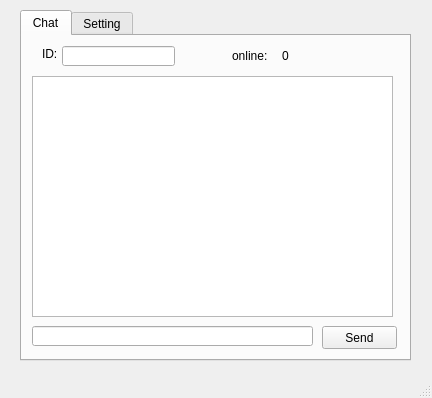
<?xml version="1.0" encoding="UTF-8"?>
<ui version="4.0">
 <class>MainWindow</class>
 <widget class="QMainWindow" name="MainWindow">
  <property name="geometry">
   <rect>
    <x>0</x>
    <y>0</y>
    <width>432</width>
    <height>398</height>
   </rect>
  </property>
  <property name="windowTitle">
   <string>MainWindow</string>
  </property>
  <widget class="QWidget" name="centralwidget">
   <widget class="QTabWidget" name="tabWidget">
    <property name="geometry">
     <rect>
      <x>20</x>
      <y>10</y>
      <width>391</width>
      <height>351</height>
     </rect>
    </property>
    <property name="currentIndex">
     <number>0</number>
    </property>
    <widget class="QWidget" name="tab_3">
     <attribute name="title">
      <string>Chat</string>
     </attribute>
     <widget class="QListWidget" name="listWidget">
      <property name="geometry">
       <rect>
        <x>10</x>
        <y>40</y>
        <width>361</width>
        <height>241</height>
       </rect>
      </property>
     </widget>
     <widget class="QLineEdit" name="lineEdit">
      <property name="geometry">
       <rect>
        <x>10</x>
        <y>290</y>
        <width>281</width>
        <height>20</height>
       </rect>
      </property>
     </widget>
     <widget class="QPushButton" name="pushButton">
      <property name="geometry">
       <rect>
        <x>300</x>
        <y>290</y>
        <width>75</width>
        <height>23</height>
       </rect>
      </property>
      <property name="text">
       <string>Send</string>
      </property>
     </widget>
     <widget class="QLabel" name="label_6">
      <property name="geometry">
       <rect>
        <x>210</x>
        <y>10</y>
        <width>51</width>
        <height>20</height>
       </rect>
      </property>
      <property name="layoutDirection">
       <enum>Qt::LeftToRight</enum>
      </property>
      <property name="text">
       <string>online:</string>
      </property>
     </widget>
     <widget class="QLabel" name="label_7">
      <property name="geometry">
       <rect>
        <x>260</x>
        <y>10</y>
        <width>111</width>
        <height>20</height>
       </rect>
      </property>
      <property name="layoutDirection">
       <enum>Qt::LeftToRight</enum>
      </property>
      <property name="text">
       <string>0</string>
      </property>
     </widget>
     <widget class="QLineEdit" name="ID_LINEEDIT">
      <property name="geometry">
       <rect>
        <x>40</x>
        <y>10</y>
        <width>113</width>
        <height>20</height>
       </rect>
      </property>
     </widget>
     <widget class="QLabel" name="ID_LABEL">
      <property name="geometry">
       <rect>
        <x>20</x>
        <y>10</y>
        <width>21</width>
        <height>16</height>
       </rect>
      </property>
      <property name="text">
       <string>ID:</string>
      </property>
     </widget>
    </widget>
    <widget class="QWidget" name="tab_4">
     <attribute name="title">
      <string>Setting</string>
     </attribute>
     <widget class="QLineEdit" name="lineEdit_2">
      <property name="geometry">
       <rect>
        <x>90</x>
        <y>30</y>
        <width>161</width>
        <height>20</height>
       </rect>
      </property>
     </widget>
     <widget class="QLineEdit" name="lineEdit_3">
      <property name="geometry">
       <rect>
        <x>300</x>
        <y>30</y>
        <width>41</width>
        <height>20</height>
       </rect>
      </property>
     </widget>
     <widget class="QLineEdit" name="lineEdit_4">
      <property name="geometry">
       <rect>
        <x>90</x>
        <y>70</y>
        <width>161</width>
        <height>20</height>
       </rect>
      </property>
     </widget>
     <widget class="QLabel" name="label">
      <property name="geometry">
       <rect>
        <x>30</x>
        <y>30</y>
        <width>51</width>
        <height>16</height>
       </rect>
      </property>
      <property name="text">
       <string>Address:</string>
      </property>
     </widget>
     <widget class="QLabel" name="label_2">
      <property name="geometry">
       <rect>
        <x>260</x>
        <y>30</y>
        <width>41</width>
        <height>16</height>
       </rect>
      </property>
      <property name="text">
       <string>Port:</string>
      </property>
     </widget>
     <widget class="QLabel" name="label_3">
      <property name="geometry">
       <rect>
        <x>30</x>
        <y>70</y>
        <width>41</width>
        <height>16</height>
       </rect>
      </property>
      <property name="text">
       <string>Proxy:</string>
      </property>
     </widget>
     <widget class="QLabel" name="label_4">
      <property name="geometry">
       <rect>
        <x>260</x>
        <y>70</y>
        <width>41</width>
        <height>16</height>
       </rect>
      </property>
      <property name="text">
       <string>Port:</string>
      </property>
     </widget>
     <widget class="QLineEdit" name="lineEdit_5">
      <property name="geometry">
       <rect>
        <x>300</x>
        <y>70</y>
        <width>41</width>
        <height>20</height>
       </rect>
      </property>
     </widget>
     <widget class="QPushButton" name="pushButton_2">
      <property name="geometry">
       <rect>
        <x>30</x>
        <y>110</y>
        <width>111</width>
        <height>23</height>
       </rect>
      </property>
      <property name="text">
       <string>Test and Connect</string>
      </property>
     </widget>
     <widget class="QLabel" name="label_5">
      <property name="geometry">
       <rect>
        <x>30</x>
        <y>150</y>
        <width>311</width>
        <height>20</height>
       </rect>
      </property>
      <property name="layoutDirection">
       <enum>Qt::LeftToRight</enum>
      </property>
      <property name="text">
       <string>No Status</string>
      </property>
     </widget>
    </widget>
   </widget>
   <widget class="QLabel" name="STATUS_LABEL">
    <property name="geometry">
     <rect>
      <x>20</x>
      <y>360</y>
      <width>391</width>
      <height>20</height>
     </rect>
    </property>
    <property name="text">
     <string/>
    </property>
   </widget>
  </widget>
  <widget class="QStatusBar" name="statusbar"/>
 </widget>
 <resources/>
 <connections/>
</ui>
